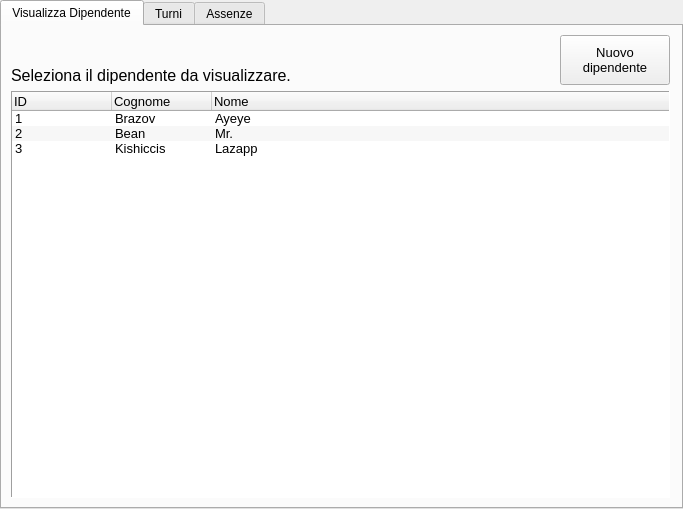
<?xml version="1.0" encoding="UTF-8"?>
<ui version="4.0">
 <class>tabWidget</class>
 <widget class="QTabWidget" name="tabWidget">
  <property name="geometry">
   <rect>
    <x>0</x>
    <y>0</y>
    <width>683</width>
    <height>509</height>
   </rect>
  </property>
  <property name="windowTitle">
   <string>Gestione Dipendenti</string>
  </property>
  <property name="currentIndex">
   <number>0</number>
  </property>
  <property name="elideMode">
   <enum>Qt::ElideNone</enum>
  </property>
  <property name="usesScrollButtons">
   <bool>true</bool>
  </property>
  <property name="documentMode">
   <bool>false</bool>
  </property>
  <property name="tabsClosable">
   <bool>false</bool>
  </property>
  <property name="movable">
   <bool>false</bool>
  </property>
  <widget class="QWidget" name="tabDipendenti">
   <property name="font">
    <font>
     <family>Arial</family>
     <pointsize>10</pointsize>
    </font>
   </property>
   <attribute name="title">
    <string>Visualizza Dipendente</string>
   </attribute>
   <layout class="QGridLayout" name="gridLayout">
    <property name="rightMargin">
     <number>11</number>
    </property>
    <item row="1" column="0" colspan="2">
     <widget class="QTreeWidget" name="treeWidget">
      <property name="sizePolicy">
       <sizepolicy hsizetype="Expanding" vsizetype="Expanding">
        <horstretch>0</horstretch>
        <verstretch>0</verstretch>
       </sizepolicy>
      </property>
      <property name="minimumSize">
       <size>
        <width>400</width>
        <height>400</height>
       </size>
      </property>
      <property name="maximumSize">
       <size>
        <width>99999</width>
        <height>99999</height>
       </size>
      </property>
      <property name="font">
       <font>
        <family>Arial</family>
        <pointsize>10</pointsize>
       </font>
      </property>
      <property name="frameShape">
       <enum>QFrame::Panel</enum>
      </property>
      <property name="frameShadow">
       <enum>QFrame::Sunken</enum>
      </property>
      <property name="lineWidth">
       <number>1</number>
      </property>
      <property name="sizeAdjustPolicy">
       <enum>QAbstractScrollArea::AdjustToContents</enum>
      </property>
      <property name="editTriggers">
       <set>QAbstractItemView::NoEditTriggers</set>
      </property>
      <property name="alternatingRowColors">
       <bool>true</bool>
      </property>
      <property name="indentation">
       <number>0</number>
      </property>
      <property name="rootIsDecorated">
       <bool>true</bool>
      </property>
      <property name="sortingEnabled">
       <bool>false</bool>
      </property>
      <column>
       <property name="text">
        <string>ID</string>
       </property>
      </column>
      <column>
       <property name="text">
        <string>Cognome</string>
       </property>
      </column>
      <column>
       <property name="text">
        <string>Nome</string>
       </property>
      </column>
      <item>
       <property name="text">
        <string>1</string>
       </property>
       <property name="text">
        <string>Brazov</string>
       </property>
       <property name="text">
        <string>Ayeye</string>
       </property>
      </item>
      <item>
       <property name="text">
        <string>2</string>
       </property>
       <property name="text">
        <string>Bean</string>
       </property>
       <property name="text">
        <string>Mr.</string>
       </property>
      </item>
      <item>
       <property name="text">
        <string>3</string>
       </property>
       <property name="text">
        <string>Kishiccis</string>
       </property>
       <property name="text">
        <string>Lazapp</string>
       </property>
      </item>
     </widget>
    </item>
    <item row="0" column="1">
     <widget class="QPushButton" name="pushButton">
      <property name="sizePolicy">
       <sizepolicy hsizetype="Minimum" vsizetype="Minimum">
        <horstretch>0</horstretch>
        <verstretch>0</verstretch>
       </sizepolicy>
      </property>
      <property name="minimumSize">
       <size>
        <width>110</width>
        <height>50</height>
       </size>
      </property>
      <property name="maximumSize">
       <size>
        <width>130</width>
        <height>60</height>
       </size>
      </property>
      <property name="focusPolicy">
       <enum>Qt::StrongFocus</enum>
      </property>
      <property name="layoutDirection">
       <enum>Qt::LeftToRight</enum>
      </property>
      <property name="text">
       <string>Nuovo
dipendente</string>
      </property>
      <property name="checkable">
       <bool>false</bool>
      </property>
      <property name="checked">
       <bool>false</bool>
      </property>
      <property name="flat">
       <bool>false</bool>
      </property>
     </widget>
    </item>
    <item row="0" column="0">
     <widget class="QLabel" name="label">
      <property name="sizePolicy">
       <sizepolicy hsizetype="Expanding" vsizetype="Preferred">
        <horstretch>0</horstretch>
        <verstretch>0</verstretch>
       </sizepolicy>
      </property>
      <property name="minimumSize">
       <size>
        <width>350</width>
        <height>0</height>
       </size>
      </property>
      <property name="font">
       <font>
        <family>Arial</family>
        <pointsize>12</pointsize>
        <weight>50</weight>
        <bold>false</bold>
        <underline>false</underline>
        <strikeout>false</strikeout>
        <kerning>true</kerning>
       </font>
      </property>
      <property name="frameShape">
       <enum>QFrame::NoFrame</enum>
      </property>
      <property name="frameShadow">
       <enum>QFrame::Sunken</enum>
      </property>
      <property name="lineWidth">
       <number>1</number>
      </property>
      <property name="midLineWidth">
       <number>0</number>
      </property>
      <property name="text">
       <string>Seleziona il dipendente da visualizzare.</string>
      </property>
      <property name="alignment">
       <set>Qt::AlignBottom|Qt::AlignLeading|Qt::AlignLeft</set>
      </property>
      <property name="wordWrap">
       <bool>false</bool>
      </property>
     </widget>
    </item>
   </layout>
  </widget>
  <widget class="QWidget" name="tabTurni">
   <property name="font">
    <font>
     <family>Arial</family>
     <pointsize>10</pointsize>
    </font>
   </property>
   <attribute name="title">
    <string>Turni</string>
   </attribute>
   <layout class="QHBoxLayout" name="horizontalLayout">
    <item>
     <widget class="QGroupBox" name="groupReceptionist">
      <property name="sizePolicy">
       <sizepolicy hsizetype="Preferred" vsizetype="MinimumExpanding">
        <horstretch>0</horstretch>
        <verstretch>0</verstretch>
       </sizepolicy>
      </property>
      <property name="maximumSize">
       <size>
        <width>16777215</width>
        <height>16777215</height>
       </size>
      </property>
      <property name="title">
       <string>Receptionist</string>
      </property>
      <property name="flat">
       <bool>false</bool>
      </property>
      <property name="checkable">
       <bool>false</bool>
      </property>
      <property name="checked">
       <bool>false</bool>
      </property>
      <layout class="QGridLayout" name="gridLayout_3">
       <item row="1" column="1" alignment="Qt::AlignRight|Qt::AlignBottom">
        <widget class="QPushButton" name="btnReceptionist">
         <property name="sizePolicy">
          <sizepolicy hsizetype="Minimum" vsizetype="Fixed">
           <horstretch>0</horstretch>
           <verstretch>0</verstretch>
          </sizepolicy>
         </property>
         <property name="text">
          <string>Modifica</string>
         </property>
        </widget>
       </item>
       <item row="0" column="0">
        <widget class="QTableWidget" name="tableReceptionist">
         <property name="sizePolicy">
          <sizepolicy hsizetype="Minimum" vsizetype="Expanding">
           <horstretch>0</horstretch>
           <verstretch>0</verstretch>
          </sizepolicy>
         </property>
         <property name="minimumSize">
          <size>
           <width>300</width>
           <height>0</height>
          </size>
         </property>
         <property name="maximumSize">
          <size>
           <width>16777215</width>
           <height>16777215</height>
          </size>
         </property>
         <property name="font">
          <font>
           <family>Arial</family>
           <pointsize>9</pointsize>
          </font>
         </property>
         <property name="frameShape">
          <enum>QFrame::Box</enum>
         </property>
         <property name="sizeAdjustPolicy">
          <enum>QAbstractScrollArea::AdjustToContents</enum>
         </property>
         <property name="editTriggers">
          <set>QAbstractItemView::NoEditTriggers</set>
         </property>
         <property name="showDropIndicator" stdset="0">
          <bool>true</bool>
         </property>
         <property name="dragEnabled">
          <bool>false</bool>
         </property>
         <property name="dragDropMode">
          <enum>QAbstractItemView::InternalMove</enum>
         </property>
         <property name="defaultDropAction">
          <enum>Qt::MoveAction</enum>
         </property>
         <property name="alternatingRowColors">
          <bool>false</bool>
         </property>
         <property name="showGrid">
          <bool>true</bool>
         </property>
         <property name="gridStyle">
          <enum>Qt::SolidLine</enum>
         </property>
         <property name="columnCount">
          <number>2</number>
         </property>
         <row>
          <property name="text">
           <string/>
          </property>
         </row>
         <row>
          <property name="text">
           <string/>
          </property>
         </row>
         <column>
          <property name="text">
           <string>Mattina</string>
          </property>
         </column>
         <column>
          <property name="text">
           <string>Pomeriggio</string>
          </property>
         </column>
         <item row="0" column="0">
          <property name="text">
           <string>receptionist1</string>
          </property>
         </item>
         <item row="0" column="1">
          <property name="text">
           <string>receptionist2</string>
          </property>
         </item>
         <item row="1" column="0">
          <property name="text">
           <string>.........</string>
          </property>
         </item>
         <item row="1" column="1">
          <property name="text">
           <string>.......</string>
          </property>
         </item>
        </widget>
       </item>
      </layout>
     </widget>
    </item>
    <item>
     <widget class="QGroupBox" name="groupCamerieri">
      <property name="sizePolicy">
       <sizepolicy hsizetype="Preferred" vsizetype="Preferred">
        <horstretch>0</horstretch>
        <verstretch>0</verstretch>
       </sizepolicy>
      </property>
      <property name="maximumSize">
       <size>
        <width>16777215</width>
        <height>16777215</height>
       </size>
      </property>
      <property name="title">
       <string>Camerieri</string>
      </property>
      <property name="flat">
       <bool>false</bool>
      </property>
      <layout class="QGridLayout" name="gridLayout_2">
       <property name="topMargin">
        <number>11</number>
       </property>
       <property name="bottomMargin">
        <number>11</number>
       </property>
       <item row="1" column="0">
        <widget class="QTableWidget" name="tableCamerieri">
         <property name="sizePolicy">
          <sizepolicy hsizetype="Minimum" vsizetype="Expanding">
           <horstretch>0</horstretch>
           <verstretch>0</verstretch>
          </sizepolicy>
         </property>
         <property name="minimumSize">
          <size>
           <width>300</width>
           <height>0</height>
          </size>
         </property>
         <property name="maximumSize">
          <size>
           <width>16777215</width>
           <height>16777215</height>
          </size>
         </property>
         <property name="font">
          <font>
           <family>Arial</family>
           <pointsize>9</pointsize>
          </font>
         </property>
         <property name="contextMenuPolicy">
          <enum>Qt::DefaultContextMenu</enum>
         </property>
         <property name="acceptDrops">
          <bool>false</bool>
         </property>
         <property name="frameShape">
          <enum>QFrame::Box</enum>
         </property>
         <property name="frameShadow">
          <enum>QFrame::Sunken</enum>
         </property>
         <property name="sizeAdjustPolicy">
          <enum>QAbstractScrollArea::AdjustToContents</enum>
         </property>
         <property name="editTriggers">
          <set>QAbstractItemView::NoEditTriggers</set>
         </property>
         <property name="dragEnabled">
          <bool>false</bool>
         </property>
         <property name="dragDropOverwriteMode">
          <bool>true</bool>
         </property>
         <property name="dragDropMode">
          <enum>QAbstractItemView::InternalMove</enum>
         </property>
         <property name="defaultDropAction">
          <enum>Qt::MoveAction</enum>
         </property>
         <row>
          <property name="text">
           <string/>
          </property>
         </row>
         <row>
          <property name="text">
           <string/>
          </property>
         </row>
         <column>
          <property name="text">
           <string>Mattina</string>
          </property>
         </column>
         <column>
          <property name="text">
           <string>Pomeriggio</string>
          </property>
         </column>
         <item row="0" column="0">
          <property name="text">
           <string>cameriere1</string>
          </property>
         </item>
         <item row="0" column="1">
          <property name="text">
           <string>cameriere2</string>
          </property>
         </item>
         <item row="1" column="0">
          <property name="text">
           <string>...........</string>
          </property>
         </item>
         <item row="1" column="1">
          <property name="text">
           <string>..........</string>
          </property>
         </item>
        </widget>
       </item>
       <item row="2" column="0" alignment="Qt::AlignRight|Qt::AlignBottom">
        <widget class="QPushButton" name="btnCamerieri">
         <property name="text">
          <string>Modifica</string>
         </property>
        </widget>
       </item>
      </layout>
     </widget>
    </item>
   </layout>
  </widget>
  <widget class="QWidget" name="tabAssenze">
   <property name="font">
    <font>
     <family>Arial</family>
     <pointsize>10</pointsize>
    </font>
   </property>
   <attribute name="title">
    <string>Assenze</string>
   </attribute>
   <layout class="QGridLayout" name="gridLayout_4">
    <item row="0" column="0">
     <widget class="QLabel" name="label_2">
      <property name="font">
       <font>
        <family>Arial</family>
        <pointsize>12</pointsize>
       </font>
      </property>
      <property name="text">
       <string>Seleziona il dipendente di cui visualizzare le assenze.</string>
      </property>
     </widget>
    </item>
    <item row="1" column="0">
     <widget class="QTreeWidget" name="treeWidget_2">
      <property name="frameShape">
       <enum>QFrame::Panel</enum>
      </property>
      <property name="sizeAdjustPolicy">
       <enum>QAbstractScrollArea::AdjustToContents</enum>
      </property>
      <property name="editTriggers">
       <set>QAbstractItemView::NoEditTriggers</set>
      </property>
      <property name="alternatingRowColors">
       <bool>true</bool>
      </property>
      <property name="indentation">
       <number>0</number>
      </property>
      <column>
       <property name="text">
        <string>ID</string>
       </property>
      </column>
      <column>
       <property name="text">
        <string>Cognome</string>
       </property>
      </column>
      <column>
       <property name="text">
        <string>Nome</string>
       </property>
      </column>
      <item>
       <property name="text">
        <string>1</string>
       </property>
       <property name="text">
        <string>Rossi</string>
       </property>
       <property name="text">
        <string>Mario</string>
       </property>
      </item>
      <item>
       <property name="text">
        <string>2</string>
       </property>
       <property name="text">
        <string>Verdi</string>
       </property>
       <property name="text">
        <string>Giuseppe</string>
       </property>
      </item>
      <item>
       <property name="text">
        <string>3</string>
       </property>
       <property name="text">
        <string>.....</string>
       </property>
       <property name="text">
        <string>.....</string>
       </property>
      </item>
     </widget>
    </item>
   </layout>
  </widget>
 </widget>
 <resources/>
 <connections/>
</ui>
